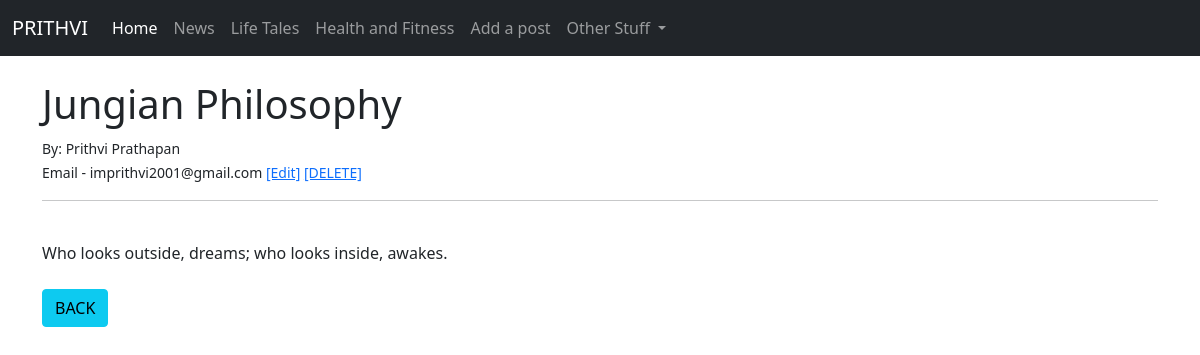
Screenshot of /article/4 with the database file from the repository.
### theblog/models.py (models this page shows, shortened)
class Post(models.Model):
	title = models.CharField(max_length = 255)
	title_tag = models.CharField(max_length = 255)
	author = models.ForeignKey(User, on_delete = models.CASCADE)
	body = models.TextField()

### theblog/views.py (the view)
# urls.py: path('article/<int:pk>', ArticleDetailView.as_view(), name = "article-detail"),
class ArticleDetailView(DetailView):
	model = Post
	template_name = "article_detail.html"

### theblog/templates/article_detail.html (shortened to what this page needs)
{% extends 'base.html' %}
{% block content %}
<h1>{{ post.title }}</h1>
<small>
  By: {{ post.author.first_name }} {{ post.author.last_name }}<br/> Email -
{{ post.author.email }}
<a href="{% url 'update_post' post.pk %}"> [Edit]</a>
<a href="{% url 'delete_post' post.pk %}">[DELETE]</a>
 </small><br/>
<hr>
<br/>
{{ post.body }}
<br/><br/>
<a href="{% url 'home' %}" class="btn btn-info">BACK</a>
{% endblock %}

### rows the page displays
Post: title "Jungian Philosophy", author.first_name "Prithvi", author.last_name "Prathapan", author.email "imprithvi2001@gmail.com", body "Who looks outside, dreams; who looks inside, awakes."
